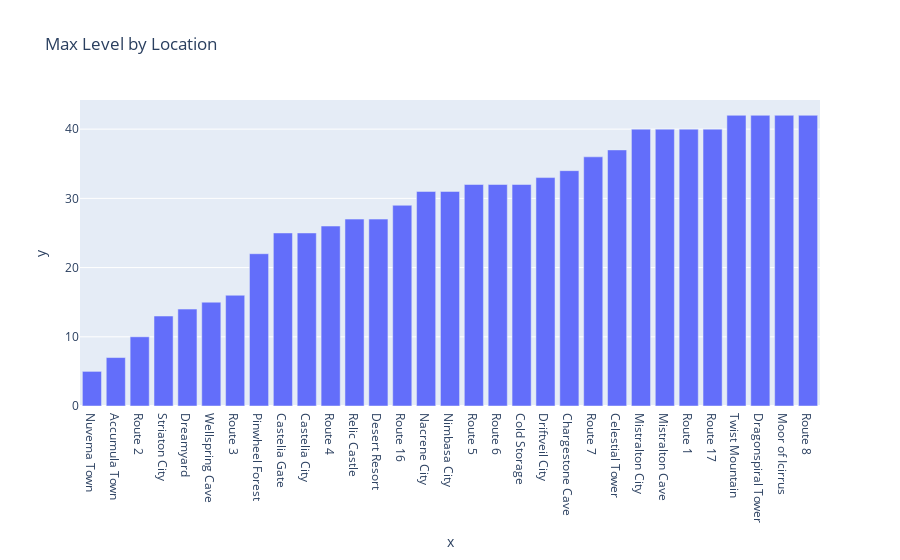

Write notebook code for a chart like this one.
### Markdown cell above
### Starting Level at Location

### Code cell
team_levels['_max'] = team_levels[list(team)].T.max()
_vals = team_levels.groupby('_location_name')['_max'].max().sort_values()
px.bar(x=_vals.index,y=_vals.values,title="Max Level by Location")

### Figure 1 — Plotly figure (JSON) as saved in the notebook; plotly's stock layout.template omitted (floating-point values rounded to 4 significant figures)
{"data": [{"alignmentgroup": "True", "hovertemplate": "x=%{x}<br>y=%{y}<extra></extra>", "legendgroup": "", "marker": {"color": "#636efa", "pattern": {"shape": ""}}, "name": "", "offsetgroup": "", "orientation": "v", "showlegend": false, "textposition": "auto", "type": "bar", "x": ["Nuvema Town", "Accumula Town", "Route 2", "Striaton City", "Dreamyard", "Wellspring Cave", "Route 3", "Pinwheel Forest", "Castelia Gate", "Castelia City", "Route 4", "Relic Castle", "Desert Resort", "Route 16", "Nacrene City", "Nimbasa City", "Route 5", "Route 6", "Cold Storage", "Driftveil City", "Chargestone Cave", "Route 7", "Celestial Tower", "Mistralton City", "Mistralton Cave", "Route 1", "Route 17", "Twist Mountain", "Dragonspiral Tower", "Moor of Icirrus", "Route 8"], "xaxis": "x", "y": [5, 7, 10, 13, 14, 15, 16, 22, 25, 25, 26, 27, 27, 29, 31, 31, 32, 32, 32, 33, 34, 36, 37, 40, 40, 40, 40, 42, 42, 42, 42], "yaxis": "y"}], "layout": {"barmode": "relative", "legend": {"tracegroupgap": 0}, "title": {"text": "Max Level by Location"}, "xaxis": {"anchor": "y", "domain": [0, 1], "title": {"text": "x"}}, "yaxis": {"anchor": "x", "domain": [0, 1], "title": {"text": "y"}}}}
